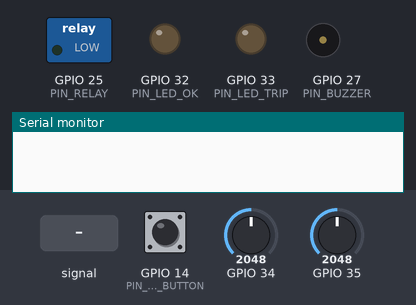
This sketch was run on a simulated ESP32. Parts: switched loads named in the sketch (green lamp = pin HIGH), output pins drawn as LEDs (lit = HIGH), buzzer (waves = sounding, pin HIGH), the last lines printed to the serial monitor. Inputs (shaded band) come from the test bench; at power-on: GPIO 14 (PIN_RESET_BUTTON) HIGH, GPIO 34 = 2048, GPIO 35 = 2048 (analog values on the 0–4095 scale). WiFi joins after 1.5 s; servers stay silent unless stated; the local clock reads 2024-03-15 10:24:30 at power-on unless the sketch sets it; no MQTT or app messages arrive unless stated.

Above: at 0.0 s.
At 1.3 s:
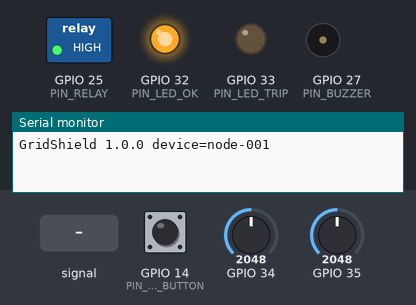
1.4 s: GPIO 34 fed a 200 Hz sine of ±327 counts around its level
At 3.6 s:
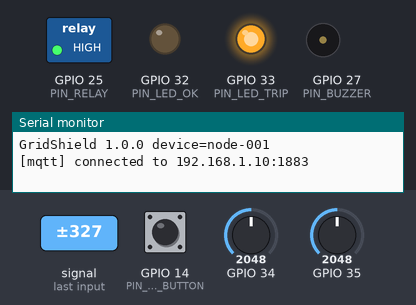
4.4 s: GPIO 14 (PIN_RESET_BUTTON) pulled LOW for 0.15 s
Timing chart, 0 to 13.5 s (numbered marks = the images above; inputs shaded):
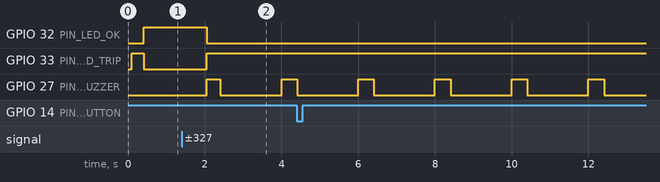

The sketch:

gridshield_node.ino
```cpp
// GridShield ESP32 edge node.
//
// Responsibilities:
//   * sample V and I at 2 kHz into 80 ms windows,
//   * run the int8 1D-CNN with a ~13 KiB fp32 activation arena,
//   * read two PZEM-004T meters (load and solar) over Modbus RTU,
//   * enforce a latching fail-safe relay interlock locally,
//   * publish the telemetry contract over MQTT and accept reset/trip commands.
//
// Build with PlatformIO (`pio run -d firmware`) or Arduino IDE (install the
// PubSubClient library, select "ESP32 Dev Module", 4 MB flash).
#include <Arduino.h>

#include "ai.h"
#include "config.h"
#include "net.h"
#include "safety.h"
#include "sensors.h"
#include "state.h"

Measurements g_measurements;
AiResult g_ai;
WaveWindow g_window;
WindowMetrics g_lastMetrics;
bool g_haveMetrics = false;

uint32_t g_lastAiMs = 0;
uint32_t g_lastSafetyMs = 0;
uint32_t g_lastPublishMs = 0;
uint32_t g_lastEnergyMs = 0;
uint32_t g_lastStatusMs = 0;

bool g_buttonDown = false;
uint32_t g_buttonDownMs = 0;

void printStatus() {
    Serial.printf(
        "V=%.1f I=%.2f Is=%.2f Pnet=%+.3fkW PF=%.2f AI=%s(%.2f) %s H? relay=%s\n",
        g_measurements.v_rms, g_measurements.i_load, g_measurements.i_solar,
        g_measurements.p_net_kw, g_measurements.pf, g_ai.className(),
        g_ai.confidence, safety::tripped() ? "TRIP" : "ok",
        safety::tripped() ? "OPEN" : "CLOSED");
}

void setup() {
    Serial.begin(115200);
    delay(100);
    Serial.printf("\nGridShield %s device=%s\n", GS_FIRMWARE_VERSION, GS_DEVICE_ID);

    safety::begin();
    ai::begin();
    sensors::begin();
    net::begin();

    g_lastEnergyMs = millis();
    g_lastSafetyMs = millis();
}

void loop() {
    const uint32_t now = millis();
    net::loop();

    // ---------------------------------------------------------------- waveform
    WaveWindow window;
    WindowMetrics metrics;
    if (sensors::takeWindow(window, metrics)) {
        g_window = window;
        g_lastMetrics = metrics;
        g_haveMetrics = metrics.valid;
        g_measurements.waveform_ok = metrics.valid;
        g_measurements.thd_v = metrics.thd_v;
        g_measurements.thd_i = metrics.thd_i;
        g_measurements.crest_i = metrics.crest_i;
    }

    // ---------------------------------------------------------------- meters
    sensors::readMeters(g_measurements, now);

    const bool fallback = !g_measurements.load_meter_ok && g_haveMetrics;
    if (fallback) {
        g_measurements.v_rms = g_lastMetrics.v_rms;
        g_measurements.i_load = safety::tripped() ? 0.0f : g_lastMetrics.i_rms;
        g_measurements.pf = 0.98f;  // unknown without the meter
    }

    g_measurements.valid =
        (g_measurements.load_meter_ok || fallback) && g_measurements.v_rms > 10.0f;

    if (safety::tripped()) {
        g_measurements.i_load = 0.0f;
    }
    g_measurements.p_active =
        g_measurements.v_rms * g_measurements.i_load * g_measurements.pf;
    g_measurements.p_net_kw =
        g_measurements.v_rms * (g_measurements.i_load - g_measurements.i_solar) / 1000.0f;

    // ---------------------------------------------------------------- energy
    const uint32_t energyNow = millis();
    const float dtSeconds = (energyNow - g_lastEnergyMs) / 1000.0f;
    g_lastEnergyMs = energyNow;
    if (g_measurements.valid) {
        sensors::integrateEnergy(g_measurements, dtSeconds);
    }

    // -------------------------------------------------------------------- AI
    if (now - g_lastAiMs >= GS_AI_INTERVAL_MS && g_window.seq > 0) {
        g_lastAiMs = now;
        ai::classify(g_window, g_ai);
    }

    // ---------------------------------------------------------------- safety
    if (now - g_lastSafetyMs >= GS_SAFETY_INTERVAL_MS) {
        g_lastSafetyMs = now;
        safety::evaluate(g_measurements, g_ai, now);
    }

    // Physical reset button: request only, never force the relay closed.
    const bool buttonDown = digitalRead(PIN_RESET_BUTTON) == LOW;
    if (buttonDown && !g_buttonDown) {
        g_buttonDownMs = now;
    }
    if (!buttonDown && g_buttonDown && now - g_buttonDownMs > 40) {
        safety::requestReset();
        Serial.println("[button] reset requested");
    }
    g_buttonDown = buttonDown;

    // -------------------------------------------------------------- telemetry
    if (now - g_lastPublishMs >= GS_PUBLISH_INTERVAL_MS) {
        g_lastPublishMs = now;
        net::publish(g_measurements, g_ai, g_window, safety::tripped(),
                     safety::faultCode(), now / 1000UL);
    }

    safety::serviceIndicators(now);

    if (now - g_lastStatusMs >= 5000) {
        g_lastStatusMs = now;
        printStatus();
    }
}
```

ai.cpp
```cpp
// Portable C++ implementation of the GridShield 1D-CNN.
//
// The exported weights are symmetric per-tensor int8 with fp32 biases. This
// keeps the model small enough for the ESP32 flash while activations stay in
// fp32, so no TFLite Micro runtime is required. `ml/export_tflite.py` can
// produce a .tflite flatbuffer instead if you prefer the TFLM path.
#include "ai.h"

#include <math.h>
#include <string.h>

#include "config.h"

namespace ai {
namespace {

// Static buffers keep the ~13 KiB of activations off the small loop-task
// stack. classify() is only called from loop(), never concurrently.
float s_conv1[GS_L1 * GS_CONV1_FILTERS];
float s_pool1[(GS_L1 / GS_POOL_SIZE) * GS_CONV1_FILTERS];
float s_conv2[GS_L2 * GS_CONV2_FILTERS];
float s_pool2[GS_L3 * GS_CONV2_FILTERS];
float s_features[GS_DENSE_UNITS];
float s_hidden[GS_DENSE_UNITS];
float s_input[GS_WINDOW * GS_MODEL_N_CHANNELS];

inline float relu(float value) {
    return value > 0.0f ? value : 0.0f;
}

void conv1(const float* input) {
    constexpr int kOutLength = GS_L1;
    for (int f = 0; f < GS_CONV1_FILTERS; ++f) {
        for (int p = 0; p < kOutLength; ++p) {
            float acc = kConv1B[f];
            for (int k = 0; k < GS_CONV1_KERNEL; ++k) {
                for (int c = 0; c < GS_MODEL_N_CHANNELS; ++c) {
                    const int wi = ((k * GS_MODEL_N_CHANNELS) + c) * GS_CONV1_FILTERS + f;
                    acc += input[(p + k) * GS_MODEL_N_CHANNELS + c] *
                           (static_cast<float>(kConv1W[wi]) * kConv1WScale);
                }
            }
            s_conv1[p * GS_CONV1_FILTERS + f] = relu(acc);
        }
    }
}

void pool1() {
    constexpr int kOutLength = GS_L1 / GS_POOL_SIZE;
    for (int p = 0; p < kOutLength; ++p) {
        for (int f = 0; f < GS_CONV1_FILTERS; ++f) {
            const float a = s_conv1[(2 * p) * GS_CONV1_FILTERS + f];
            const float b = s_conv1[(2 * p + 1) * GS_CONV1_FILTERS + f];
            s_pool1[p * GS_CONV1_FILTERS + f] = a > b ? a : b;
        }
    }
}

void conv2() {
    constexpr int kInLength = GS_L1 / GS_POOL_SIZE;
    for (int f = 0; f < GS_CONV2_FILTERS; ++f) {
        for (int p = 0; p < GS_L2; ++p) {
            float acc = kConv2B[f];
            for (int k = 0; k < GS_CONV2_KERNEL; ++k) {
                for (int c = 0; c < GS_CONV1_FILTERS; ++c) {
                    const int wi = ((k * GS_CONV1_FILTERS) + c) * GS_CONV2_FILTERS + f;
                    acc += s_pool1[(p + k) * GS_CONV1_FILTERS + c] *
                           (static_cast<float>(kConv2W[wi]) * kConv2WScale);
                }
            }
            s_conv2[p * GS_CONV2_FILTERS + f] = relu(acc);
        }
    }
    (void)kInLength;
}

void pool2AndFeatures() {
    constexpr int kOutLength = GS_L2 / GS_POOL_SIZE;
    for (int p = 0; p < kOutLength; ++p) {
        for (int f = 0; f < GS_CONV2_FILTERS; ++f) {
            const float a = s_conv2[(2 * p) * GS_CONV2_FILTERS + f];
            const float b = s_conv2[(2 * p + 1) * GS_CONV2_FILTERS + f];
            s_pool2[p * GS_CONV2_FILTERS + f] = a > b ? a : b;
        }
    }

    for (int f = 0; f < GS_CONV2_FILTERS; ++f) {
        float sum = 0.0f;
        float maximum = s_pool2[f];
        for (int p = 0; p < kOutLength; ++p) {
            const float value = s_pool2[p * GS_CONV2_FILTERS + f];
            sum += value;
            if (value > maximum) {
                maximum = value;
            }
        }
        s_features[f] = sum / kOutLength;                 // global average
        s_features[GS_CONV2_FILTERS + f] = maximum;      // global max
    }
}

void denseLayers(float* probabilities) {
    for (int j = 0; j < GS_DENSE_UNITS; ++j) {
        float acc = kDense1B[j];
        for (int i = 0; i < GS_DENSE_UNITS; ++i) {
            acc += s_features[i] *
                   (static_cast<float>(kDense1W[i * GS_DENSE_UNITS + j]) * kDense1WScale);
        }
        s_hidden[j] = relu(acc);
    }

    float logits[GS_MODEL_N_CLASSES];
    float maximum = -1e30f;
    for (int j = 0; j < GS_MODEL_N_CLASSES; ++j) {
        float acc = kDense2B[j];
        for (int i = 0; i < GS_DENSE_UNITS; ++i) {
            acc += s_hidden[i] *
                   (static_cast<float>(kDense2W[i * GS_MODEL_N_CLASSES + j]) * kDense2WScale);
        }
        logits[j] = acc;
        if (acc > maximum) {
            maximum = acc;
        }
    }

    float sum = 0.0f;
    for (int j = 0; j < GS_MODEL_N_CLASSES; ++j) {
        const float value = expf(logits[j] - maximum);
        probabilities[j] = value;
        sum += value;
    }
    if (sum <= 0.0f) {
        sum = 1.0f;
    }
    for (int j = 0; j < GS_MODEL_N_CLASSES; ++j) {
        probabilities[j] /= sum;
    }
}

}  // namespace

void begin() {
    memset(s_conv1, 0, sizeof(s_conv1));
    memset(s_conv2, 0, sizeof(s_conv2));
    memset(s_features, 0, sizeof(s_features));
    memset(s_hidden, 0, sizeof(s_hidden));
}

void classify(const WaveWindow& window, AiResult& result) {
    const uint32_t startedUs = micros();

    float sumCurrentSq = 0.0f;
    float sumVoltageSq = 0.0f;
    for (int n = 0; n < GS_WINDOW; ++n) {
        sumCurrentSq += window.i[n] * window.i[n];
        sumVoltageSq += window.v[n] * window.v[n];
    }
    const float currentRms = sqrtf(sumCurrentSq / GS_WINDOW);
    const float voltageRms = sqrtf(sumVoltageSq / GS_WINDOW);

    memset(result.probs, 0, sizeof(result.probs));
    result.seq = window.seq;
    result.valid = true;

    // A de-energised or idle load carries no useful shape; calling it NORMAL
    // prevents the classifier from hallucinating a fault from noise.
    if (currentRms < GS_AI_MIN_CURRENT_A || voltageRms < 10.0f) {
        result.class_index = 0;
        result.confidence = 1.0f;
        result.probs[0] = 1.0f;
        result.latency_ms = (micros() - startedUs) / 1000.0f;
        return;
    }

    for (int n = 0; n < GS_WINDOW; ++n) {
        float v = window.v[n] / kInputVoltScale;
        float i = window.i[n] / kInputAmpScale;
        if (v > 4.0f) v = 4.0f;
        if (v < -4.0f) v = -4.0f;
        if (i > 4.0f) i = 4.0f;
        if (i < -4.0f) i = -4.0f;
        s_input[n * GS_MODEL_N_CHANNELS] = v;
        s_input[n * GS_MODEL_N_CHANNELS + 1] = i;
    }

    conv1(s_input);
    pool1();
    conv2();
    pool2AndFeatures();
    denseLayers(result.probs);

    uint8_t best = 0;
    for (uint8_t j = 1; j < GS_MODEL_N_CLASSES; ++j) {
        if (result.probs[j] > result.probs[best]) {
            best = j;
        }
    }
    result.class_index = best;
    result.confidence = result.probs[best];
    result.latency_ms = (micros() - startedUs) / 1000.0f;
}

}  // namespace ai
```

ai.h
```cpp
// Int8-weight 1D-CNN inference (architecture exported by ml/export_c_header.py).
#pragma once

#include <Arduino.h>

#include "state.h"

namespace ai {

void begin();
void classify(const WaveWindow& window, AiResult& result);

}  // namespace ai
```

net.h
```cpp
// WiFi + MQTT transport. Topic contract matches cloud/config.py:
//   smart_grid/households/{device_id}/telemetry
//   smart_grid/households/{device_id}/cmd
//   smart_grid/households/{device_id}/status   (LWT)
#pragma once

#include <Arduino.h>

#include "state.h"

namespace net {

void begin();
void loop();
bool connected();

bool publish(const Measurements& measurements,
             const AiResult& ai,
             const WaveWindow& window,
             bool tripped,
             const char* fault_code,
             uint32_t uptime_s);

}  // namespace net
```

safety.cpp
```cpp
// Fail-safe relay interlock.
//
// Policy:
//   * The relay is energised to keep the load connected. Loss of ESP32 power
//     therefore opens the load (the only genuinely fail-safe behaviour an
//     inexpensive relay module can offer).
//   * A trip latches. It never auto-recloses; a human must call requestReset()
//     from the dashboard, the physical button, or MQTT after the measurements
//     have stayed inside the reset envelope for the confirmation period.
//   * Thresholds are checked every 200 ms using PZEM RMS values. The edge AI
//     can add a trip for SHORT_CIRCUIT_OVERLOAD, never suppress one.
#include "safety.h"

#include "config.h"

namespace safety {
namespace {

bool s_tripped = false;
const char* s_fault = nullptr;
uint8_t s_tripCount = 0;
uint8_t s_resetCount = 0;
uint8_t s_armCount = 0;
bool s_outputClosed = false;

bool s_resetRequested = false;
uint32_t s_resetRequestedAt = 0;

uint32_t s_sensorLostSince = 0;

void setRelay(bool closed) {
    digitalWrite(PIN_RELAY, closed ? RELAY_CLOSED_LEVEL : RELAY_OPEN_LEVEL);
}

void applyTrip(const char* code) {
    s_tripped = true;
    s_fault = code;
    s_tripCount = 0;
    s_resetCount = 0;
    s_armCount = 0;
    s_resetRequested = false;
    s_outputClosed = false;
    setRelay(false);
}

void closeRelay() {
    s_tripped = false;
    s_fault = nullptr;
    s_tripCount = 0;
    s_resetCount = 0;
    s_armCount = 0;
    s_resetRequested = false;
    s_outputClosed = true;
    setRelay(true);
}

bool resetEnvelope(const Measurements& measurements) {
    return measurements.i_load <= GS_I_RESET_A &&
           measurements.v_rms >= GS_V_RESET_MIN &&
           measurements.v_rms <= GS_V_RESET_MAX;
}

}  // namespace

void begin() {
    // Drive the safe level before enabling the output so the relay cannot
    // chatter during boot.
    digitalWrite(PIN_RELAY, RELAY_OPEN_LEVEL);
    pinMode(PIN_RELAY, OUTPUT);
    setRelay(false);

    pinMode(PIN_LED_OK, OUTPUT);
    pinMode(PIN_LED_TRIP, OUTPUT);
    pinMode(PIN_BUZZER, OUTPUT);
    pinMode(PIN_RESET_BUTTON, INPUT_PULLUP);

    digitalWrite(PIN_LED_OK, LOW);
    digitalWrite(PIN_LED_TRIP, HIGH);
    digitalWrite(PIN_BUZZER, BUZZER_ACTIVE_HIGH ? LOW : HIGH);

    s_tripped = false;
    s_fault = nullptr;
    s_tripCount = 0;
    s_resetCount = 0;
    s_armCount = 0;
    s_resetRequested = false;
    s_outputClosed = false;
    s_sensorLostSince = millis();
}

void evaluate(const Measurements& measurements, const AiResult& ai, uint32_t now_ms) {
    if (!measurements.valid) {
        // No trustworthy voltage/current source. After a grace period this is
        // itself a fault: we must not keep a load energised while blind.
        s_armCount = 0;
        if (now_ms - s_sensorLostSince >= GS_SENSOR_FAULT_MS && !s_tripped) {
            applyTrip("SENSOR_FAULT");
        }
        return;
    }
    s_sensorLostSince = now_ms;

    if (s_tripped) {
        if (!s_resetRequested) {
            return;
        }
        if (now_ms - s_resetRequestedAt > GS_RESET_REQUEST_TIMEOUT_MS) {
            s_resetRequested = false;
            s_resetCount = 0;
            return;
        }
        if (resetEnvelope(measurements)) {
            if (++s_resetCount >= GS_RESET_CONFIRM_SAMPLES) {
                closeRelay();
            }
        } else {
            s_resetCount = 0;
        }
        return;
    }

    const char* code = nullptr;
    if (measurements.i_load > GS_I_TRIP_A) {
        code = "OVERCURRENT";
    } else if (measurements.v_rms < GS_V_MIN_TRIP) {
        code = "UNDERVOLTAGE";
    } else if (measurements.v_rms > GS_V_MAX_TRIP) {
        code = "OVERVOLTAGE";
    } else if (ai.valid && ai.class_index == 4 &&
               ai.confidence >= GS_AI_TRIP_CONFIDENCE) {
        code = "AI_OVERLOAD";
    }

    if (code == nullptr) {
        s_tripCount = 0;
        // Boot/recovery: stay open until the rule base has seen a full
        // confirmation period of healthy measurements, then energise the load.
        if (!s_outputClosed) {
            if (++s_armCount >= GS_TRIP_CONFIRM_SAMPLES) {
                closeRelay();
            }
        }
        return;
    }
    s_armCount = 0;
    if (++s_tripCount >= GS_TRIP_CONFIRM_SAMPLES) {
        applyTrip(code);
    }
}

void serviceIndicators(uint32_t now_ms) {
    digitalWrite(PIN_LED_OK, s_tripped ? LOW : HIGH);
    digitalWrite(PIN_LED_TRIP, s_tripped ? HIGH : LOW);

    bool buzzer = false;
    if (s_tripped) {
        buzzer = (now_ms % 2000UL) < 180UL;
    }
    if (BUZZER_ACTIVE_HIGH) {
        digitalWrite(PIN_BUZZER, buzzer ? HIGH : LOW);
    } else {
        digitalWrite(PIN_BUZZER, buzzer ? LOW : HIGH);
    }
}

bool tripped() {
    return s_tripped;
}

const char* faultCode() {
    return s_fault;
}

void requestReset() {
    if (!s_tripped || s_resetRequested) {
        return;
    }
    s_resetRequested = true;
    s_resetRequestedAt = millis();
    s_resetCount = 0;
}

void remoteTrip() {
    // Tripping is always safe to accept remotely. Resetting is not.
    if (!s_tripped) {
        applyTrip("REMOTE");
    }
}

}  // namespace safety
```

safety.h
```cpp
// Latching fail-safe interlock. Mirrors cloud/safety.py.
#pragma once

#include <Arduino.h>

#include "state.h"

namespace safety {

void begin();
void evaluate(const Measurements& measurements, const AiResult& ai, uint32_t now_ms);
void serviceIndicators(uint32_t now_ms);

bool tripped();
const char* faultCode();
void requestReset();
void remoteTrip();

}  // namespace safety
```

secrets.example.h
```cpp
// Copy this file to secrets.h and fill in your own values.
// secrets.h is git-ignored and must never be committed.
#pragma once

#define GS_WIFI_SSID "your-ssid"
#define GS_WIFI_PASSWORD "your-password"

// Leave username/password empty for an anonymous broker.
#define GS_MQTT_HOST "192.168.1.10"
#define GS_MQTT_USERNAME ""
#define GS_MQTT_PASSWORD ""

// Optional NTP. Time is only used for the telemetry timestamp; the cloud
// substitutes its receive time when the node clock is not synchronised.
#define GS_NTP_SERVER_1 "pool.ntp.org"
#define GS_NTP_SERVER_2 "time.nist.gov"
```

Source omitted: model_weights.h (data table, 9463 bytes), net.cpp (8309 bytes), sensors.cpp (9455 bytes), sensors.h (523 bytes), state.h (1344 bytes), config.h (4286 bytes)

Measured:
- after the input at 1.4 s, GPIO 32 (PIN_LED_OK): HIGH → LOW after 0.65 s; GPIO 33 (PIN_LED_TRIP): LOW → HIGH after 0.65 s; GPIO 27 (PIN_BUZZER): LOW → HIGH after 0.65 s, → LOW 0.35 s later, → HIGH 1.6 s later
